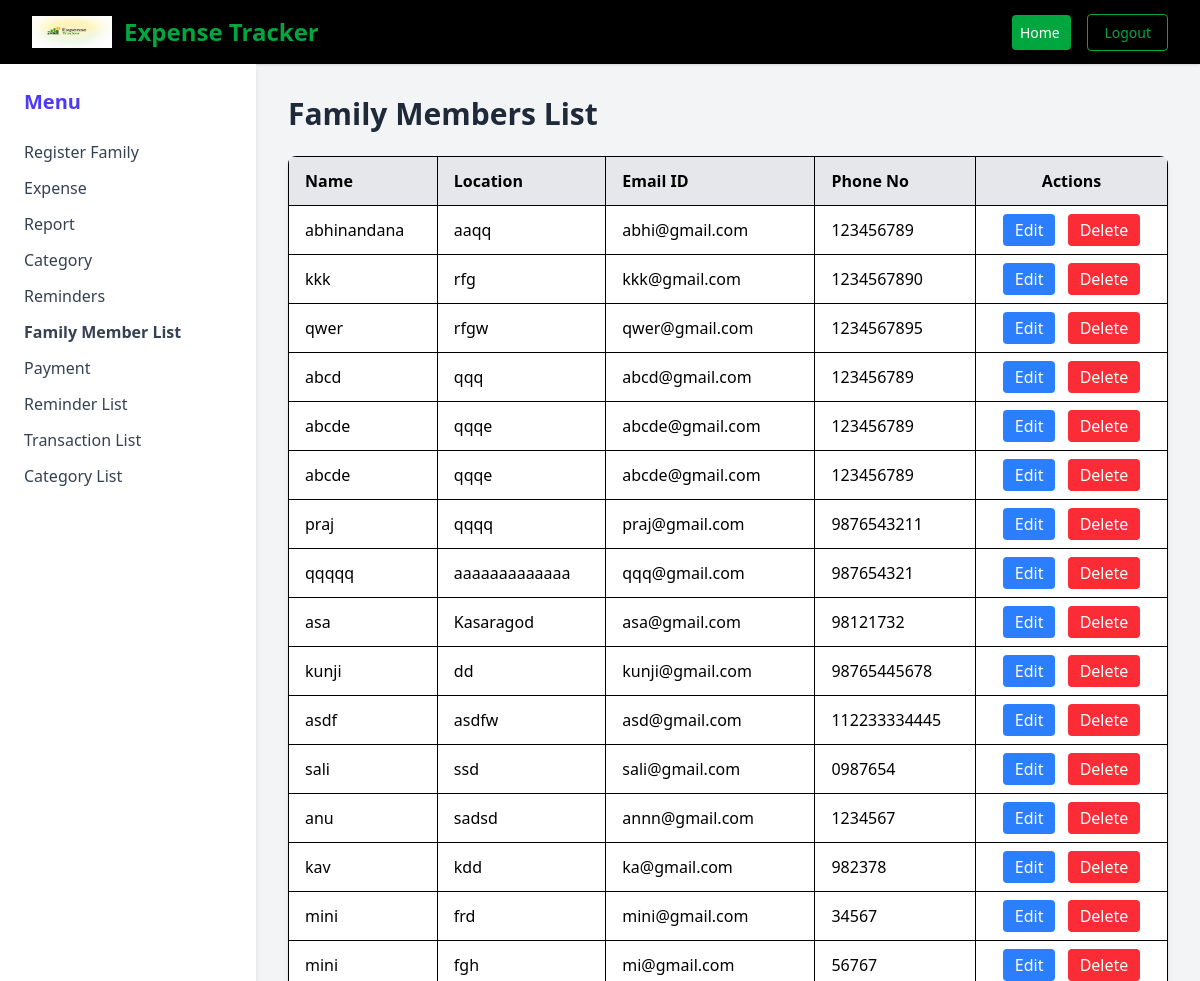
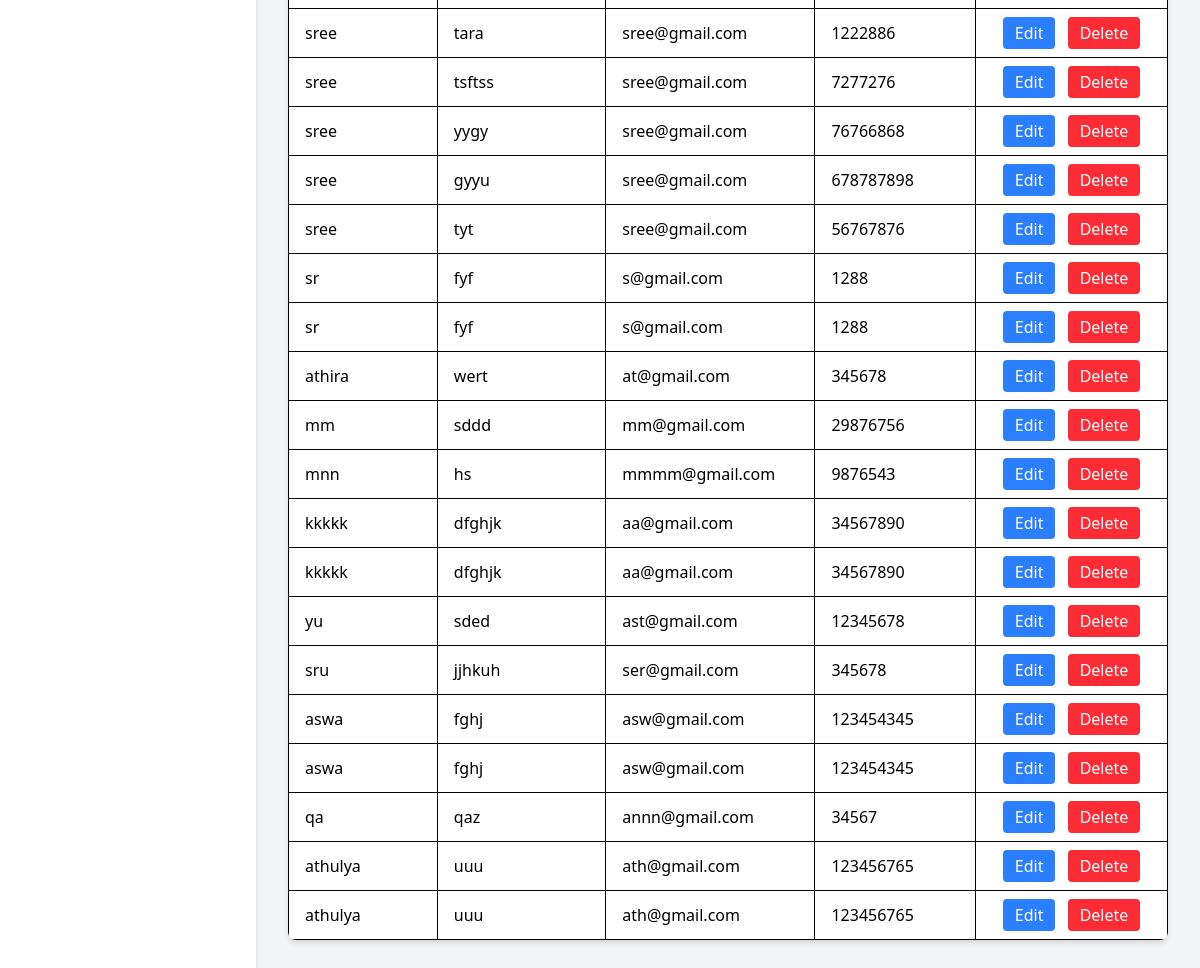
The page /user/member/list on the database its author committed (2 pictures, top to bottom).
### user/models.py (models this page shows)
class Registration(models.Model):
    username = models.CharField(max_length=100)
    password = models.CharField(max_length=100)
    confirm_password = models.CharField(max_length=100)
    email_id = models.EmailField()
    phn_no = models.CharField(max_length=15)
    location = models.CharField(max_length=100)
    ROLE_CHOICES = (
        ('user', 'User'),
        ('family', 'Family Member'),
    )
    role = models.CharField(max_length=10, choices=ROLE_CHOICES)
    otp = models.CharField(max_length=6, blank=True, null=True)

### user/views.py (the view)
# urls.py: path('user/member/list',views.Memberlist_page , name='Memberlist_page'),
def Memberlist_page(request):
    members = Registration.objects.filter(role='family')
    return render(request, 'fam_member.html', {'members': members})

### user/templates/fam_member.html (shortened to what this page needs)
{% load static %}
{% load widget_tweaks %}
<!DOCTYPE html>
<html lang="en">
<head>
  <script src="https://cdn.jsdelivr.net/npm/@tailwindcss/browser@4"></script>
</head>
<body class="bg-gray-100 min-h-screen">
<header class="bg-black shadow-sm">
  <nav class="max-w-7xl mx-auto px-8 py-4 flex items-center justify-between">
    <div class="flex items-center gap-3">
      <img src="{% static 'image/logo2.png' %}" alt="logo" class="h-8 w-20" />
      <h1 class="text-2xl font-bold text-green-600">Expense Tracker</h1>
    </div>
    <div class="space-x-4">
      <a href="{% url 'UserHome_page' %}"
         class="p-2 text-sm font-medium bg-green-600 text-white rounded hover:bg-green-700">
        Home
      </a>
      <a href="{% url 'main_home' %}"
         class="px-4 py-2 text-sm font-medium border border-green-600 text-green-600 rounded hover:bg-blue-50">
        Logout
      </a>
    </div>
  </nav>
</header>
<div class="flex">
  <aside class="w-64 min-h-screen bg-white shadow-md p-6">
    <h2 class="text-xl font-bold mb-6 text-indigo-600">Menu</h2>
    <ul class="space-y-3 text-gray-700">
      <li><a href="{% url 'Familyreg_page' %}" class="hover:text-indigo-600">Register Family</a></li>
      <li><a href="{% url 'Expense_page' %}" class="hover:text-indigo-600">Expense</a></li>
       <li><a href="{% url 'reports_page' %}" class="hover:text-indigo-600">Report</a></li>
      <li><a href="{% url 'Category_page' %}" class="hover:text-indigo-600">Category</a></li>
      <li><a href="{% url 'Reminder1_page' %}" class="hover:text-indigo-600">Reminders</a></li>
      <li><a href="{% url 'Memberlist_page' %}" class="hover:text-indigo-600 font-semibold">Family Member List</a></li>
      <li><a href="{% url 'paypage' %}" class="hover:text-indigo-600">Payment</a></li>
      <li><a href="{% url 'reminder_list1' %}" class="hover:text-indigo-600">Reminder List</a></li>
      <li><a href="{% url 'Transaction1_page' %}" class="hover:text-indigo-600">Transaction List</a></li>
      <li><a href="{% url 'Categorylist_page' %}" class="hover:text-indigo-600">Category List</a></li>
    </ul>
  </aside>
  <main class="flex-1 p-8">
    <h1 class="text-3xl font-bold text-gray-800 mb-6">
      Family Members List
    </h1>
    <div class="bg-white shadow-md rounded-lg overflow-x-auto">
      <table class="min-w-full border border-gray-200">
        <thead class="bg-gray-200">
          <tr>
            <th class="px-4 py-3 border text-left">Name</th>
            <th class="px-4 py-3 border text-left">Location</th>
            <th class="px-4 py-3 border text-left">Email ID</th>
            <th class="px-4 py-3 border text-left">Phone No</th>
            <th class="px-4 py-3 border text-center">Actions</th>
          </tr>
        </thead>
        <tbody>
        {% for m in members %}
          <tr class="hover:bg-gray-50 transition">
            <td class="px-4 py-2 border">{{ m.username }}</td>
            <td class="px-4 py-2 border">{{ m.location }}</td>
            <td class="px-4 py-2 border">{{ m.email_id }}</td>
            <td class="px-4 py-2 border">{{ m.phn_no }}</td>
            <td class="px-4 py-2 border text-center space-x-2">
              <a href="{% url 'member_edit' m.id %}"
                 class="inline-block bg-blue-500 text-white px-3 py-1 rounded hover:bg-blue-600 transition">
                Edit
              </a>
              <a href="{% url 'member_delete' m.id %}"
                 onclick="return confirm('Are you sure you want to delete this member?')"
                 class="inline-block bg-red-500 text-white px-3 py-1 rounded hover:bg-red-600 transition">
                Delete
              </a>
            </td>
          </tr>
        {% empty %}
          <tr>
            <td colspan="5" class="text-center py-6 text-gray-500">
              No family members found
            </td>
          </tr>
        {% endfor %}
        </tbody>
      </table>
    </div>
  </main>
</div>
</body>
</html>

### rows shown on the page
Registration: username "abhinandana", location "aaqq", email_id "abhi@gmail.com", phn_no "123456789"
Registration: username "kkk", location "rfg", email_id "kkk@gmail.com", phn_no "1234567890"
Registration: username "qwer", location "rfgw", email_id "qwer@gmail.com", phn_no "1234567895"
Registration: username "abcd", location "qqq", email_id "abcd@gmail.com", phn_no "123456789"
Registration: username "abcde", location "qqqe", email_id "abcde@gmail.com", phn_no "123456789"
Registration: username "abcde", location "qqqe", email_id "abcde@gmail.com", phn_no "123456789"
Registration: username "praj", location "qqqq", email_id "praj@gmail.com", phn_no "9876543211"
Registration: username "qqqqq", location "aaaaaaaaaaaaa", email_id "qqq@gmail.com", phn_no "987654321"
Registration: username "asa", location "Kasaragod", email_id "asa@gmail.com", phn_no "98121732"
Registration: username "kunji", location "dd", email_id "kunji@gmail.com", phn_no "98765445678"
Registration: username "asdf", location "asdfw", email_id "asd@gmail.com", phn_no "112233334445"
Registration: username "sali", location "ssd", email_id "sali@gmail.com", phn_no "0987654"
Registration: username "anu", location "sadsd", email_id "annn@gmail.com", phn_no "1234567"
Registration: username "kav", location "kdd", email_id "ka@gmail.com", phn_no "982378"
Registration: username "mini", location "frd", email_id "mini@gmail.com", phn_no "34567"
Registration: username "mini", location "fgh", email_id "mi@gmail.com", phn_no "56767"
Registration: username "sree", location "tara", email_id "sree@gmail.com", phn_no "1222886"
Registration: username "sree", location "tsftss", email_id "sree@gmail.com", phn_no "7277276"
Registration: username "sree", location "yygy", email_id "sree@gmail.com", phn_no "76766868"
Registration: username "sree", location "gyyu", email_id "sree@gmail.com", phn_no "678787898"
Registration: username "sree", location "tyt", email_id "sree@gmail.com", phn_no "56767876"
Registration: username "sr", location "fyf", email_id "s@gmail.com", phn_no "1288"
Registration: username "sr", location "fyf", email_id "s@gmail.com", phn_no "1288"
Registration: username "athira", location "wert", email_id "at@gmail.com", phn_no "345678"
Registration: username "mm", location "sddd", email_id "mm@gmail.com", phn_no "29876756"
Registration: username "mnn", location "hs", email_id "mmmm@gmail.com", phn_no "9876543"
Registration: username "kkkkk", location "dfghjk", email_id "aa@gmail.com", phn_no "34567890"
Registration: username "kkkkk", location "dfghjk", email_id "aa@gmail.com", phn_no "34567890"
Registration: username "yu", location "sded", email_id "ast@gmail.com", phn_no "12345678"
Registration: username "sru", location "jjhkuh", email_id "ser@gmail.com", phn_no "345678"
Registration: username "aswa", location "fghj", email_id "asw@gmail.com", phn_no "123454345"
Registration: username "aswa", location "fghj", email_id "asw@gmail.com", phn_no "123454345"
Registration: username "qa", location "qaz", email_id "annn@gmail.com", phn_no "34567"
Registration: username "athulya", location "uuu", email_id "ath@gmail.com", phn_no "123456765"
Registration: username "athulya", location "uuu", email_id "ath@gmail.com", phn_no "123456765"
